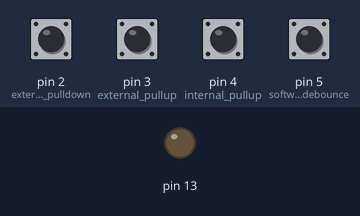
This sketch was run on a simulated Arduino Uno, built with avr-gcc and run on an emulated ATmega328P. Shown: output pins drawn as LEDs (lit = HIGH). Inputs (shaded band) come from the test bench; at power-on: pin 3 (external_pullup), pin 4 (internal_pullup), pin 5 (software_debounce) HIGH, pin 2 (external_pulldown) LOW.

Above: at 1.2 s.
1.3 s: pin 2 (external_pulldown) pulled HIGH for 0.15 s
At 1.37 s:
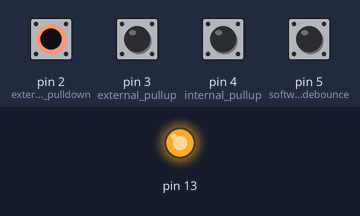
Timing chart, 0 to 4.3 s (numbered marks = the images above; inputs shaded):
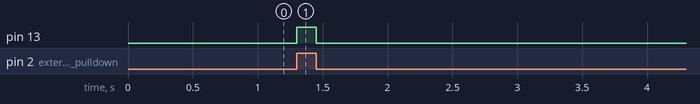

Measured:
- after the input at 1.3 s, pin 13: LOW → HIGH at once, → LOW 0.15 s later

The sketch:

hw1.ino
```cpp
int cur_val, prev_val;

void setup() {
  // LED
  pinMode(13, OUTPUT);
  // buttons
  pinMode(2, INPUT); // external pulldown
  pinMode(3, INPUT); // external pullup
  pinMode(4, INPUT_PULLUP); // internal pullup
  pinMode(5, INPUT_PULLUP); // software debounce
}

void loop() {

  cur_val = digitalRead(5);

  if (cur_val != prev_val) {
    delay(50);
    cur_val = digitalRead(5);
  }

  prev_val = cur_val;

  if (cur_val == LOW) {
    digitalWrite(13, HIGH);
  } else if (digitalRead(2) == HIGH ||
             digitalRead(3) == LOW ||
             digitalRead(4) == LOW) {
    digitalWrite(13, HIGH);
  } else if (cur_val == HIGH) {
    digitalWrite(13, LOW);
  } else {
    digitalWrite(13, LOW);
  }

}
```
